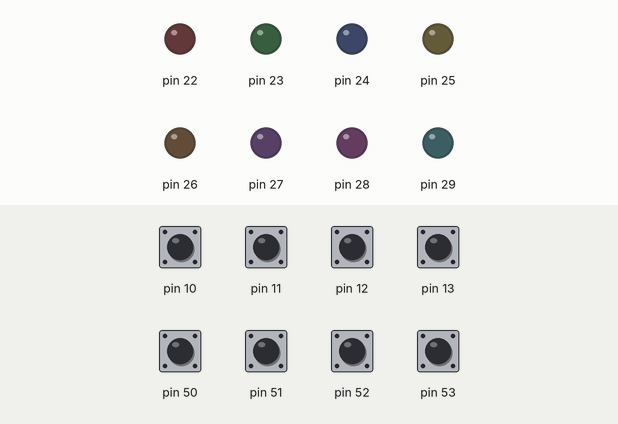
Recording of a sketch running on a simulated Arduino Mega 2560, built with avr-gcc and run on an emulated ATmega2560. Shown: output pins drawn as LEDs (lit = HIGH). The test bench sets the inputs (shaded band); at power-on: pin 10–13, pin 50–53 LOW.

Above: at 1.2 s.
1.3 s: pin 10 driven HIGH
At 2.5 s:
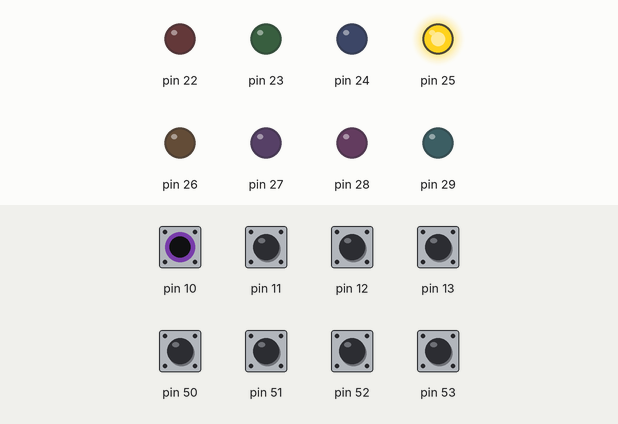
2.8 s: pin 11 driven HIGH
At 4.0 s:
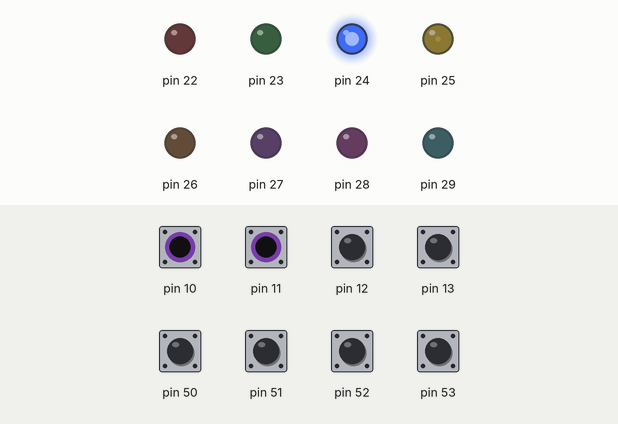
4.3 s: pin 12 driven HIGH
At 4.7 s:
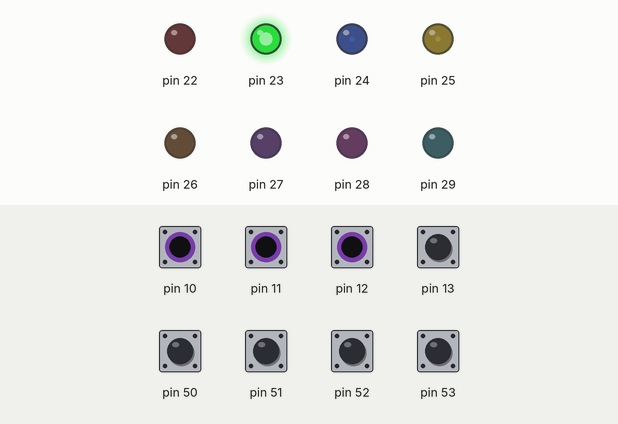
5.8 s: pin 13 driven HIGH
At 6.3 s:
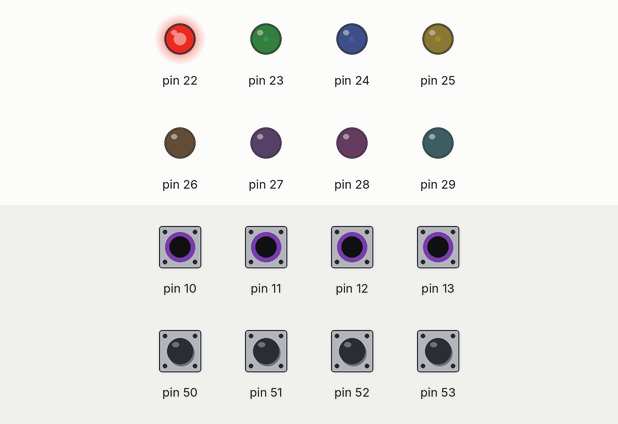
7.3 s: pin 50 driven HIGH
At 8.2 s:
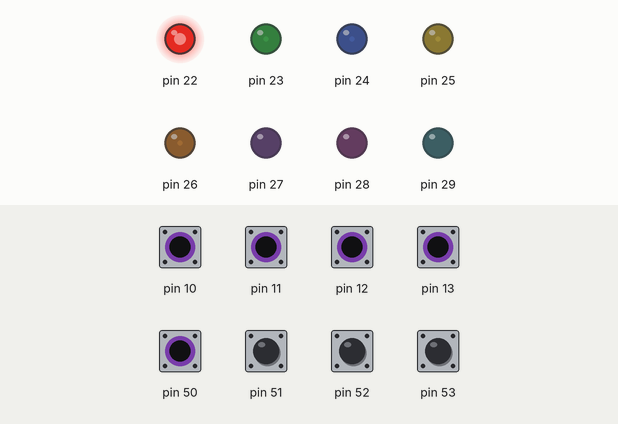
8.8 s: pin 51 driven HIGH
At 9.3 s:
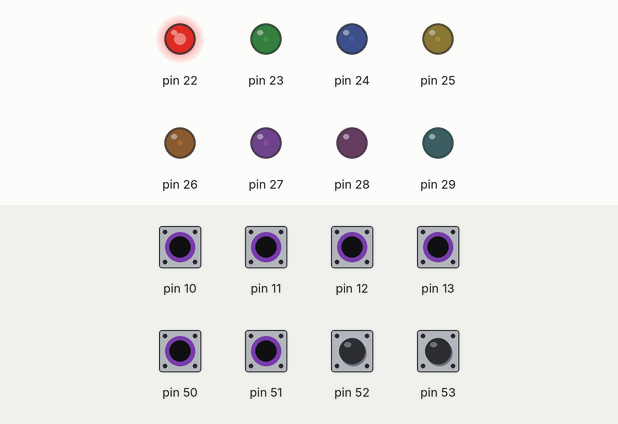
Timing chart, 0 to 11.3 s (numbered marks = the images above; inputs shaded):
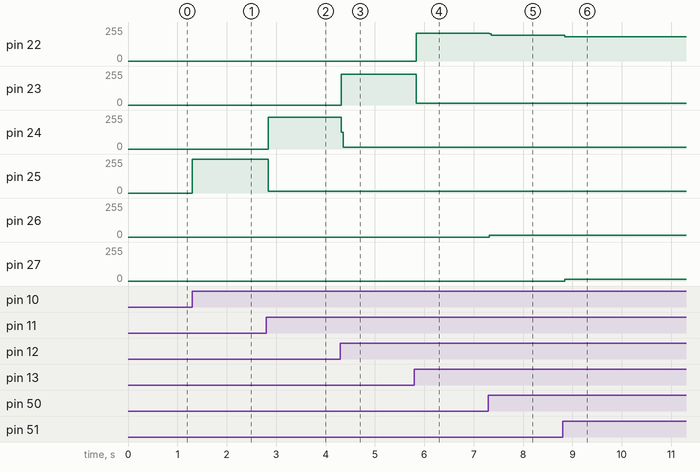

Measured:
- after the input at 1.3 s, pin 25: 0/255 → 255/255 at once
- after the input at 2.8 s, pin 24: 0/255 → 240/255 at once; pin 25: 255/255 → 15/255 at once
- after the input at 4.3 s, pin 23: 0/255 → 232/255 at once; pin 24: 240/255 → 12/255 at once
- after the input at 5.8 s, pin 22: 0/255 → 210/255 at once; pin 23: 232/255 → 14/255 at once
- after the input at 7.3 s, pin 22: 210/255 → 195/255 at once; pin 26: 0/255 → 14/255 at once
- after the input at 8.8 s, pin 22: 195/255 → 181/255 at once; pin 27: 0/255 → 14/255 at once

The sketch:

ETALVIS_Problem_08_08.ino
```cpp
//EMBEDDED SYSTEMS PROGRAMMING - GPIO
//SWITCH MONITOR  PROBLEMS
//SET 08 PROBLEM 08
//Connect 8 LEDs on PORT A and connect 8 push button switches on PORT B
//Press  0th Switch glow  7TH LED,,,,,,,,, 7th Switch glow  0TH LED

void setup() {
  // put your setup code here, to run once:
  volatile char *ddra, *ddrb;
  ddra = 0x21; ddrb = 0x24;
  *ddra = 0xFF; // Set Port A as output
  *ddrb = 0x00; // Set Port B as output
}

void loop() {
  // put your main code here, to run repeatedly:
  volatile char *outA, *inB,x;
  outA = 0x22; inB = 0x23;
  x=*inB;
  unsigned char digit [8] = {0x01,0x02,0x04,0x08,0x10,0x20,0x40,0x80};
  unsigned char led[8]={0x80,0x40,0x20,0x10,0x08,0x04,0x02,0x01};
  int count = 0;
  for(count=0;count<8;count++){
      if(x & digit[count]){
        *outA=led[count];
      }
  }
}
```
